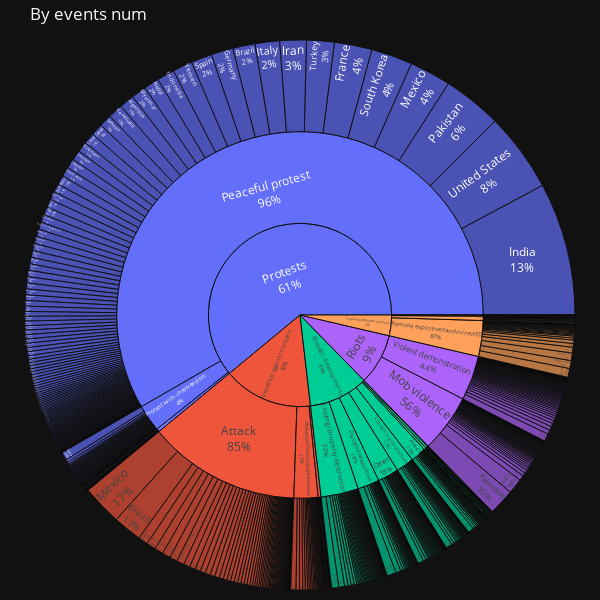

Notebook code cell kept with this figure:
### Code cell
fig = px.sunburst(
    fig_3,
    path=['event_type', 'sub_event_type', 'country'],
    values='value',
    title='By events num',
    template='plotly_dark'
)

fig.update_layout(
    width=600,
    height=600,
    margin=dict(t=40, l=10, r=10, b=10)
)

fig.update_traces(
    textinfo="label+percent parent"
)

fig.show()

### Figure 1 — Plotly figure (JSON) as saved in the notebook; plotly's stock layout.template omitted (floating-point values rounded to 4 significant figures; data arrays with more than 128 entries replaced by an {"elided": "..."} marker saying what was removed)
{"data": [{"branchvalues": "total", "domain": {"x": [0, 1], "y": [0, 1]}, "hovertemplate": "labels=%{label}<br>value=%{value}<br>parent=%{parent}<br>id=%{id}<extra></extra>", "ids": {"elided": "2701 str values"}, "labels": {"elided": "2701 str values"}, "name": "", "parents": {"elided": "2701 str values"}, "textinfo": "label+percent parent", "type": "sunburst", "values": {"elided": "2701 float values"}}], "layout": {"height": 600, "legend": {"tracegroupgap": 0}, "margin": {"b": 10, "l": 10, "r": 10, "t": 40}, "title": {"text": "By events num"}, "width": 600}}
